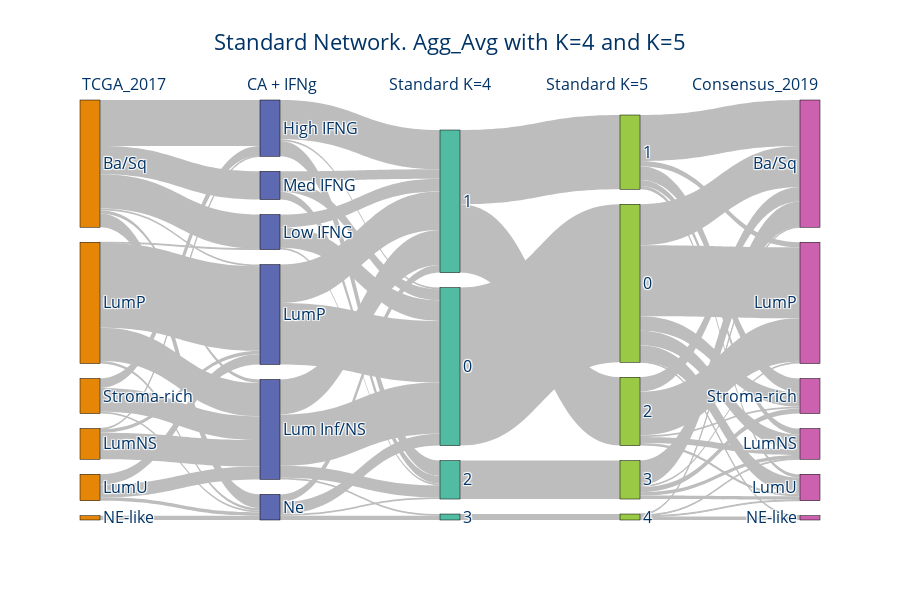

The code cell stored with this chart in its notebook:
### Markdown cell above
### K=4 vs K=5

In previous section we look at the differences between different clustering models and number of clusters and found out that Kmeans and Agg w/ Avg linkage are the best models. Also, there is a no clear winner between K=4 and K=5

### Code cell
# Combine all TFs

if True:
    tf = 50
    comb_std, _, _ = gh.run_clusters(p0_42.exps["standard_4K_{}TF".format(tf)], label="std_tf{}".format(tf))
    comb_norm3, _, _ = gh.run_clusters(p0_42.exps["norm3_4K_{}TF".format(tf)], label="norm3_tf{}".format(tf), show_figs=False)
    comb_norm3.drop(columns=["PC_1", "PC_2"], inplace=True)
    comb_beta, _, _ = gh.run_clusters(p0_42.exps["beta_4K_{}TF".format(tf)], label="beta_tf{}".format(tf))
    comb_beta.drop(columns=["PC_1", "PC_2"], inplace=True)

    sel_exp = p0_42.exps["standard_4K_{}TF".format(tf)]
    comb_tfs = pd.concat([comb_std, comb_norm3, comb_beta, vu_output], axis=1).dropna()

    cluster_model = "RawKMeans"
    reorder_cols = [
        "TCGA_2017_AM_remap",
        "KMeans_labels_6",
        "{}_CS_{}_std_tf{}".format(cluster_model, 4, tf),
        "{}_CS_{}_std_tf{}".format(cluster_model, 5, tf),
        "2019_consensus_classifier",
    ]

    rename_cols = {
        reorder_cols[0]: "TCGA_2017",
        reorder_cols[1]: "CA + IFNg",
        reorder_cols[2]: "Standard K=4",
        reorder_cols[3]: "Standard K=5",
        reorder_cols[4]: "Consensus_2019",
    }

    _, sky_fig = sky.main(
        df=comb_tfs.rename(columns=rename_cols),
        reorder_cols=list(rename_cols.values()),
        title="Standard Network. K-means with K=4 and K=5",
        retMeta=True,
    )
    # sky_fig.show()
    save_fig(name=f"Sankey_KM_4K_{vers}", fig=sky_fig, base_path=figures_path, width=900, height=500)

    cluster_model = "Avg"
    reorder_cols = [
        "TCGA_2017_AM_remap",
        "KMeans_labels_6",
        "{}_CS_{}_std_tf{}".format(cluster_model, 4, tf),
        "{}_CS_{}_std_tf{}".format(cluster_model, 5, tf),
        "2019_consensus_classifier",
    ]

    rename_cols = {
        reorder_cols[0]: "TCGA_2017",
        reorder_cols[1]: "CA + IFNg",
        reorder_cols[2]: "Standard K=4",
        reorder_cols[3]: "Standard K=5",
        reorder_cols[4]: "Consensus_2019",
    }

    _, sky_fig = sky.main(
        df=comb_tfs.rename(columns=rename_cols),
        reorder_cols=list(rename_cols.values()),
        title="Standard Network. Agg_Avg with K=4 and K=5",
        retMeta=True,
    )
    sky_fig.show()
    save_fig(name=f"Sankey_Avg_4K_{vers}", fig=sky_fig, base_path=figures_path, width=900, height=500)

### Figure 1 — Plotly figure (JSON) as saved in the notebook; plotly's stock layout.template omitted (floating-point values rounded to 4 significant figures)
{"data": [{"arrangement": "perpendicular", "link": {"color": "#bdbdbd", "source": [0, 0, 0, 0, 0, 0, 1, 1, 1, 2, 2, 2, 2, 3, 3, 3, 4, 5, 5, 5, 6, 6, 6, 7, 7, 7, 8, 8, 8, 8, 9, 9, 10, 10, 10, 11, 11, 11, 11, 12, 13, 13, 14, 15, 16, 16, 16, 16, 16, 16, 17, 17, 17, 17, 17, 18, 18, 18, 18, 18, 19, 19, 19, 19, 19, 20, 20, 20, 20], "target": [6, 7, 8, 9, 10, 11, 6, 8, 9, 7, 8, 9, 11, 8, 9, 11, 11, 6, 8, 11, 12, 13, 14, 12, 13, 14, 12, 13, 14, 15, 12, 13, 12, 13, 14, 12, 13, 14, 15, 16, 17, 18, 19, 20, 21, 22, 23, 24, 25, 26, 21, 22, 23, 24, 26, 21, 22, 23, 24, 26, 21, 22, 23, 24, 26, 21, 22, 24, 25], "value": [54, 40, 4, 2, 33, 16, 1, 31, 4, 1, 39, 99, 3, 15, 12, 4, 5, 11, 28, 2, 2, 46, 18, 24, 15, 2, 60, 41, 14, 2, 72, 45, 13, 11, 9, 14, 9, 2, 5, 185, 87, 80, 45, 7, 48, 17, 83, 19, 1, 17, 54, 7, 6, 4, 16, 17, 7, 51, 3, 2, 29, 4, 2, 4, 6, 1, 1, 1, 4]}, "node": {"color": ["rgb(229, 134, 6)", "rgb(229, 134, 6)", "rgb(229, 134, 6)", "rgb(229, 134, 6)", "rgb(229, 134, 6)", "rgb(229, 134, 6)", "rgb(93, 105, 177)", "rgb(93, 105, 177)", "rgb(93, 105, 177)", "rgb(93, 105, 177)", "rgb(93, 105, 177)", "rgb(93, 105, 177)", "rgb(82, 188, 163)", "rgb(82, 188, 163)", "rgb(82, 188, 163)", "rgb(82, 188, 163)", "rgb(153, 201, 69)", "rgb(153, 201, 69)", "rgb(153, 201, 69)", "rgb(153, 201, 69)", "rgb(153, 201, 69)", "rgb(204, 97, 176)", "rgb(204, 97, 176)", "rgb(204, 97, 176)", "rgb(204, 97, 176)", "rgb(204, 97, 176)", "rgb(204, 97, 176)"], "label": ["Ba/Sq", "LumNS", "LumP", "LumU", "NE-like", "Stroma-rich", "High IFNG", "Low IFNG", "Lum Inf/NS", "LumP", "Med IFNG", "Ne", 0, 1, 2, 3, 0, 1, 2, 3, 4, "Ba/Sq", "LumNS", "LumP", "LumU", "NE-like", "Stroma-rich"], "line": {"color": "black", "width": 0.5}, "pad": 15, "thickness": 20}, "type": "sankey"}], "layout": {"annotations": [{"align": "left", "font": {"color": "#003366", "size": 16}, "showarrow": false, "text": "TCGA_2017", "x": 0, "xref": "x", "y": 1.07, "yref": "paper"}, {"align": "left", "font": {"color": "#003366", "size": 16}, "showarrow": false, "text": "CA + IFNg", "x": 1, "xref": "x", "y": 1.07, "yref": "paper"}, {"align": "left", "font": {"color": "#003366", "size": 16}, "showarrow": false, "text": "Standard K=4", "x": 2, "xref": "x", "y": 1.07, "yref": "paper"}, {"align": "left", "font": {"color": "#003366", "size": 16}, "showarrow": false, "text": "Standard K=5", "x": 3, "xref": "x", "y": 1.07, "yref": "paper"}, {"align": "left", "font": {"color": "#003366", "size": 16}, "showarrow": false, "text": "Consensus_2019", "x": 4, "xref": "x", "y": 1.07, "yref": "paper"}], "font": {"color": "#003366", "size": 16}, "height": 600, "plot_bgcolor": "rgba(0,0,0,0)", "title": {"text": "Standard Network. Agg_Avg with K=4 and K=5"}, "xaxis": {"showgrid": false, "visible": false, "zeroline": false}, "yaxis": {"showgrid": false, "visible": false, "zeroline": false}}}
